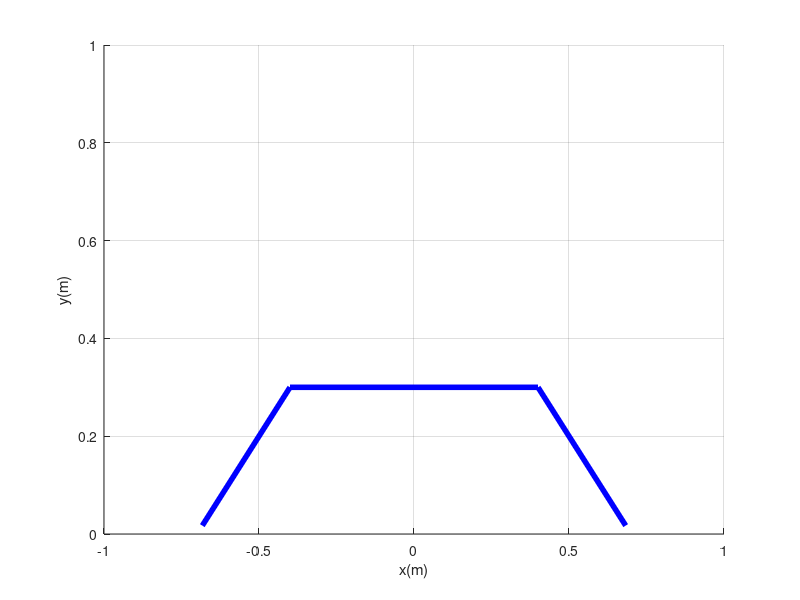

Write the MATLAB code that produced this figure. (Note: this script raises an error after producing the figure.)
%%%%%%%%%%%prueba de interfaz de mapeo%%%%%%%%%%%%%%%%%%%
clear all;close all;clc
%--------------------Parametos generales-----------------
a=0.2;
b=0.2;
c=0.2;
d=0.2;
L=0.3;
p=45;%angulo alpha
d1=0.2;
d2=0.2;
d3=0.2;
d4=0.2;
r=20;%rango del sensor

%%%-------------------GEOMETRIA FIJA--------------------

%%coordenadas de la parte frontal del movil%%%%%%%%%%%%%%
Z1=[-(a+b+cosd(p)*(c+d)),L-(c+d)*sind(p)]
Z2=[-(a+b),L]
Z3=[(a+b),L]
Z4=[(a+b+cosd(p)*(c+d)),L-(c+d)*sind(p)]

%%coordenadas de los sensores ultrasonicos
U1=[-(a+b+c*cosd(p)),L-c*sind(p)];
U2=[-a,L];
U3=[a,L];
U4=[(a+b+c*cosd(p)),L-c*sind(p)];

fig=figure(1)
set(fig, 'name', 'mapeo con ultrasonicos')
axis([-1,1,0,1])
grid on
xlabel('x(m)')
ylabel('y(m)')

hold on

%%%%%%%%%%%% ploteo estatico--------------------------------

%ploteamos la cara
plot([Z1(1) Z2(1)],[Z1(2) Z2(2)],'b','LineWidth',4)
plot([Z2(1) Z3(1)],[Z2(2) Z3(2)],'b','LineWidth',4)
plot([Z3(1) Z4(1)],[Z3(2) Z4(2)],'b','LineWidth',4)
%ploteamos los sensores como circulos
display_circle(U1,0.03,'r')
display_circle(U2,0.03,'r')
display_circle(U3,0.03,'r')
display_circle(U4,0.03,'r')

%display dinamico de la deteccion de los sensores ultrasonicos
%handle para visualizacion dinamica

l1 = line(nan,nan,'Color','r','LineWidth',2);
l2 = line(nan,nan,'Color','r','LineWidth',2);
l3 = line(nan,nan,'Color','r','LineWidth',2);
l4 = line(nan,nan,'Color','r','LineWidth',2);

% %Primer Sensor U1
% K1 = 5;
% handle_sensor1 = zeros(1,K1);
% for f=1:K1
%     handle_sensor1(f) = plot(0,0, 'k','LineWidth',2);
% end
% 

%%%%%%%%%%%% ploteo dinamico--------------------------------
for i=1:5

%%%-------------------GEOMETRIA VARIABLE--------------------

%primera linea de vision:
P1x=-(a+b+c*cosd(p)+d1*secd(r/2)*cosd(90-r/2-p));
P2x=-(a+b+c*cosd(p)+d1*secd(r/2)*cosd(90+r/2-p));

P1y=L-c*sind(p)+d1*sind(90-r/2-p)*secd(r/2);
P2y=L-c*sind(p)+d1*sind(90+r/2-p)*secd(r/2);

%segunda linea de vision:
P3x=-(a+d2*tand(r/2));
P4x=-(a-d2*tand(r/2));

P3y=L+d2;
P4y=L+d2;

%tercera linea de vision:
P5x=a-d3*tand(r/2);
P6x=a+d3*tand(r/2);

P5y=L+d3;
P6y=L+d3;

%cuarta linea de vision:
P7x=a+b+c*cosd(p)+d4*secd(r/2)*cosd(90+r/2-p);
P8x=a+b+c*cosd(p)+d4*secd(r/2)*cosd(90-r/2-p);

P7y=L-c*sind(p)+d4*sind(90+r/2-p)*secd(r/2);
P8y=L-c*sind(p)+d4*sind(90-r/2-p)*secd(r/2);

%plot
set(l1,'xdata', [P1x P2x], 'ydata',[P1y P2y])
set(l2,'xdata', [P3x P4x], 'ydata',[P3y P4y])
set(l3,'xdata', [P5x P6x], 'ydata',[P5y P6y])
set(l4,'xdata', [P7x P8x], 'ydata',[P7y P8y])

% d1=input('ingresa d1= ')
% d2=input('ingresa d2= ')
% d3=input('ingresa d3= ')
% d4=input('ingresa d4= ')

d1=d1+sin(i/10);
d2=d2+sin(i/10);
d3=d3+sin(i/20);
d4=d4+sin(i/30);

pause()

end



